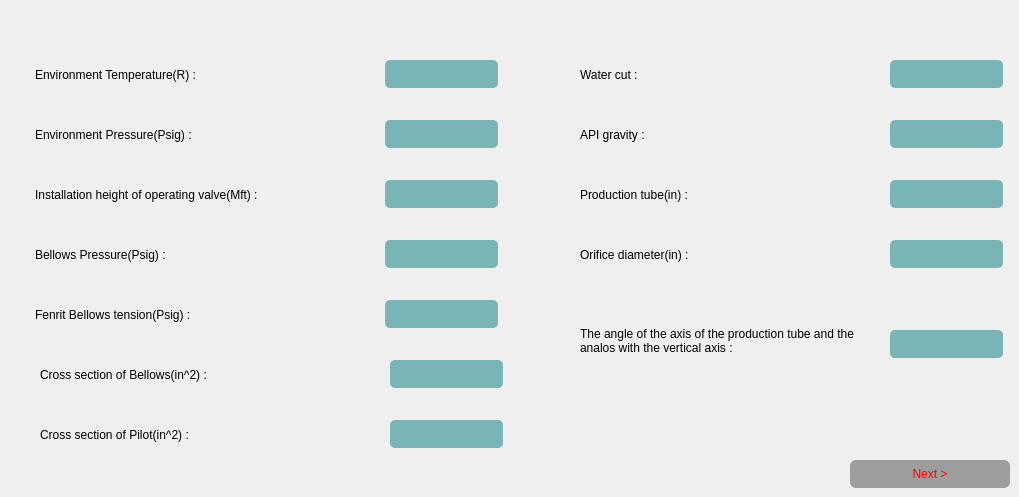
      <widget class="QWidget" name="tab_6">
       <attribute name="title">
        <string>GLS Properties </string>
       </attribute>
       <widget class="QLabel" name="label_3">
        <property name="geometry">
         <rect>
          <x>35</x>
          <y>60</y>
          <width>231</width>
          <height>30</height>
         </rect>
        </property>
        <property name="text">
         <string>Environment Temperature(R) :</string>
        </property>
       </widget>
       <widget class="QLineEdit" name="lineEdit_2">
        <property name="geometry">
         <rect>
          <x>385</x>
          <y>60</y>
          <width>113</width>
          <height>28</height>
         </rect>
        </property>
        <property name="styleSheet">
         <string notr="true">font: 75 8pt &quot;Calibri (Body)&quot;;
background-color: rgb(121, 180, 183);
color: rgb(34, 40, 49);
border-radius:5px;



</string>
        </property>
       </widget>
       <widget class="QLineEdit" name="lineEdit_3">
        <property name="geometry">
         <rect>
          <x>385</x>
          <y>120</y>
          <width>113</width>
          <height>28</height>
         </rect>
        </property>
        <property name="styleSheet">
         <string notr="true">font: 75 8pt &quot;Calibri (Body)&quot;;
background-color: rgb(121, 180, 183);
color: rgb(34, 40, 49);
border-radius:5px;



</string>
        </property>
       </widget>
       <widget class="QLabel" name="label_4">
        <property name="geometry">
         <rect>
          <x>35</x>
          <y>120</y>
          <width>231</width>
          <height>30</height>
         </rect>
        </property>
        <property name="text">
         <string>Environment Pressure(Psig) :</string>
        </property>
       </widget>
       <widget class="QLineEdit" name="lineEdit_4">
        <property name="geometry">
         <rect>
          <x>385</x>
          <y>180</y>
          <width>113</width>
          <height>28</height>
         </rect>
        </property>
        <property name="styleSheet">
         <string notr="true">font: 75 8pt &quot;Calibri (Body)&quot;;
background-color: rgb(121, 180, 183);
color: rgb(34, 40, 49);
border-radius:5px;



</string>
        </property>
       </widget>
       <widget class="QLabel" name="label_5">
        <property name="geometry">
         <rect>
          <x>35</x>
          <y>180</y>
          <width>321</width>
          <height>30</height>
         </rect>
        </property>
        <property name="text">
         <string>Installation height of operating valve(Mft) : </string>
        </property>
       </widget>
       <widget class="QLineEdit" name="lineEdit_5">
        <property name="geometry">
         <rect>
          <x>385</x>
          <y>240</y>
          <width>113</width>
          <height>28</height>
         </rect>
        </property>
        <property name="styleSheet">
         <string notr="true">font: 75 8pt &quot;Calibri (Body)&quot;;
background-color: rgb(121, 180, 183);
color: rgb(34, 40, 49);
border-radius:5px;



</string>
        </property>
       </widget>
       <widget class="QLabel" name="label_6">
        <property name="geometry">
         <rect>
          <x>35</x>
          <y>240</y>
          <width>231</width>
          <height>30</height>
         </rect>
        </property>
        <property name="text">
         <string>Bellows Pressure(Psig) :</string>
        </property>
       </widget>
       <widget class="QLineEdit" name="lineEdit_6">
        <property name="geometry">
         <rect>
          <x>385</x>
          <y>300</y>
          <width>113</width>
          <height>28</height>
         </rect>
        </property>
        <property name="styleSheet">
         <string notr="true">font: 75 8pt &quot;Calibri (Body)&quot;;
background-color: rgb(121, 180, 183);
color: rgb(34, 40, 49);
border-radius:5px;



</string>
        </property>
       </widget>
       <widget class="QLabel" name="label_7">
        <property name="geometry">
         <rect>
          <x>35</x>
          <y>300</y>
          <width>231</width>
          <height>30</height>
         </rect>
        </property>
        <property name="text">
         <string>Fenrit Bellows tension(Psig) :</string>
        </property>
       </widget>
       <widget class="QLineEdit" name="lineEdit_7">
        <property name="geometry">
         <rect>
          <x>390</x>
          <y>360</y>
          <width>113</width>
          <height>28</height>
         </rect>
        </property>
        <property name="styleSheet">
         <string notr="true">font: 75 8pt &quot;Calibri (Body)&quot;;
background-color: rgb(121, 180, 183);
color: rgb(34, 40, 49);
border-radius:5px;



</string>
        </property>
       </widget>
       <widget class="QLabel" name="label_8">
        <property name="geometry">
         <rect>
          <x>40</x>
          <y>360</y>
          <width>261</width>
          <height>30</height>
         </rect>
        </property>
        <property name="text">
         <string>Cross section of Bellows(in^2) :</string>
        </property>
       </widget>
       <widget class="QLineEdit" name="lineEdit_8">
        <property name="geometry">
         <rect>
          <x>390</x>
          <y>420</y>
          <width>113</width>
          <height>28</height>
         </rect>
        </property>
        <property name="styleSheet">
         <string notr="true">font: 75 8pt &quot;Calibri (Body)&quot;;
background-color: rgb(121, 180, 183);
color: rgb(34, 40, 49);
border-radius:5px;



</string>
        </property>
       </widget>
       <widget class="QLabel" name="label_9">
        <property name="geometry">
         <rect>
          <x>40</x>
          <y>420</y>
          <width>231</width>
          <height>30</height>
         </rect>
        </property>
        <property name="text">
         <string>Cross section of Pilot(in^2) :</string>
        </property>
       </widget>
       <widget class="QLineEdit" name="lineEdit_18">
        <property name="geometry">
         <rect>
          <x>890</x>
          <y>120</y>
          <width>113</width>
          <height>28</height>
         </rect>
        </property>
        <property name="styleSheet">
         <string notr="true">font: 75 8pt &quot;Calibri (Body)&quot;;
background-color: rgb(121, 180, 183);
color: rgb(34, 40, 49);
border-radius:5px;



</string>
        </property>
       </widget>
       <widget class="QLabel" name="label_19">
        <property name="geometry">
         <rect>
          <x>580</x>
          <y>120</y>
          <width>231</width>
          <height>30</height>
         </rect>
        </property>
        <property name="text">
         <string>API gravity :</string>
        </property>
       </widget>
       <widget class="QLineEdit" name="lineEdit_19">
        <property name="geometry">
         <rect>
          <x>890</x>
          <y>180</y>
          <width>113</width>
          <height>28</height>
         </rect>
        </property>
        <property name="styleSheet">
         <string notr="true">font: 75 8pt &quot;Calibri (Body)&quot;;
background-color: rgb(121, 180, 183);
color: rgb(34, 40, 49);
border-radius:5px;



</string>
        </property>
       </widget>
       <widget class="QLabel" name="label_20">
        <property name="geometry">
         <rect>
          <x>580</x>
          <y>180</y>
          <width>231</width>
          <height>30</height>
         </rect>
        </property>
        <property name="text">
         <string>Production tube(in) :</string>
        </property>
       </widget>
       <widget class="QLineEdit" name="lineEdit_20">
        <property name="geometry">
         <rect>
          <x>890</x>
          <y>240</y>
          <width>113</width>
          <height>28</height>
         </rect>
        </property>
        <property name="styleSheet">
         <string notr="true">font: 75 8pt &quot;Calibri (Body)&quot;;
background-color: rgb(121, 180, 183);
color: rgb(34, 40, 49);
border-radius:5px;



</string>
        </property>
       </widget>
       <widget class="QLabel" name="label_21">
        <property name="geometry">
         <rect>
          <x>580</x>
          <y>240</y>
          <width>180</width>
          <height>30</height>
         </rect>
        </property>
        <property name="text">
         <string>Orifice diameter(in) :</string>
        </property>
       </widget>
       <widget class="QLineEdit" name="lineEdit_21">
        <property name="geometry">
         <rect>
          <x>890</x>
          <y>330</y>
          <width>113</width>
          <height>28</height>
         </rect>
        </property>
        <property name="styleSheet">
         <string notr="true">font: 75 8pt &quot;Calibri (Body)&quot;;
background-color: rgb(121, 180, 183);
color: rgb(34, 40, 49);
border-radius:5px;



</string>
        </property>
       </widget>
       <widget class="QLabel" name="label_22">
        <property name="geometry">
         <rect>
          <x>580</x>
          <y>300</y>
          <width>281</width>
          <height>81</height>
         </rect>
        </property>
        <property name="text">
         <string>The angle of the axis of the production tube and the analos with the vertical axis :</string>
        </property>
        <property name="wordWrap">
         <bool>true</bool>
        </property>
       </widget>
       <widget class="QLineEdit" name="lineEdit_17">
        <property name="geometry">
         <rect>
          <x>890</x>
          <y>60</y>
          <width>113</width>
          <height>28</height>
         </rect>
        </property>
        <property name="styleSheet">
         <string notr="true">font: 75 8pt &quot;Calibri (Body)&quot;;
background-color: rgb(121, 180, 183);
color: rgb(34, 40, 49);
border-radius:5px;



</string>
        </property>
       </widget>
       <widget class="QLabel" name="label_18">
        <property name="geometry">
         <rect>
          <x>580</x>
          <y>60</y>
          <width>231</width>
          <height>30</height>
         </rect>
        </property>
        <property name="text">
         <string>Water cut :</string>
        </property>
       </widget>
       <widget class="QPushButton" name="pushButton5_4">
        <property name="geometry">
         <rect>
          <x>850</x>
          <y>460</y>
          <width>160</width>
          <height>28</height>
         </rect>
        </property>
        <property name="styleSheet">
         <string notr="true">QPushButton {
	background-color: rgb(157, 157, 157);
	color: #FF0000;
	border-radius:6px;
    border-style: solid;

}
</string>
        </property>
        <property name="text">
         <string>Next &gt;</string>
        </property>
       </widget>
      </widget>
